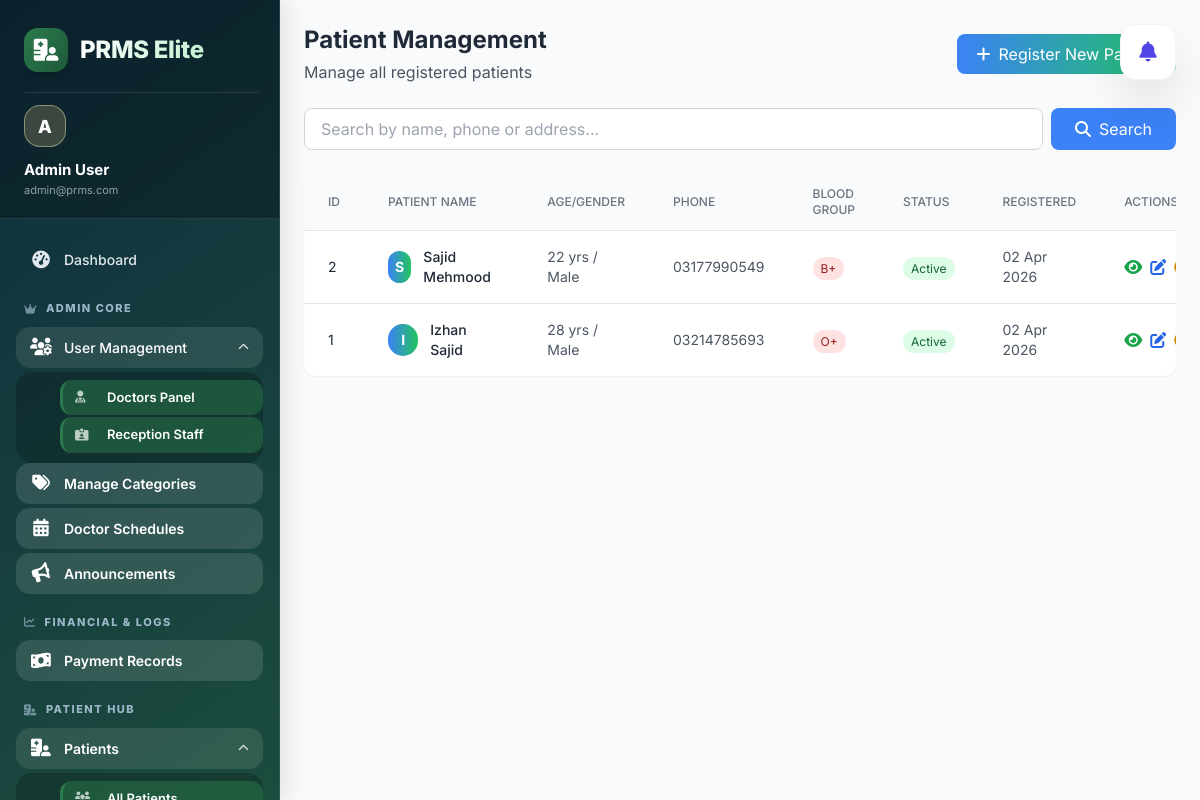
/admin/patients/index.php (signed in), run on an earlier commit of the app's database.
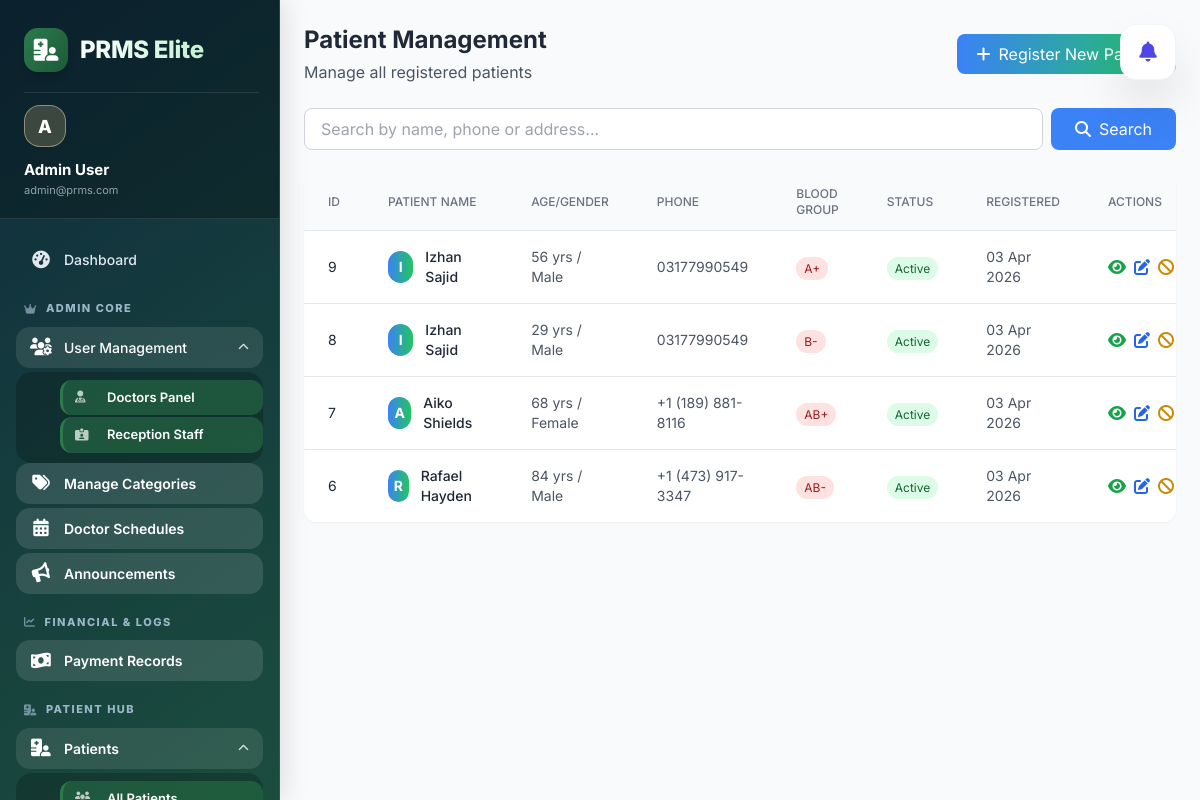
And on a later commit of the database.
### tables this page shows
CREATE TABLE `patients` (
  `id` int(11) NOT NULL,
  `name` varchar(100) DEFAULT NULL,
  `age` int(11) DEFAULT NULL,
  `weight` decimal(5,2) DEFAULT NULL,
  `disease` int(11) DEFAULT NULL,
  `gender` enum('male','female','other') DEFAULT NULL,
  `phone` varchar(20) DEFAULT NULL,
  `address` text DEFAULT NULL,
  `blood_group` varchar(10) DEFAULT NULL,
  `status` enum('active','inactive') DEFAULT 'active',
  `created_at` timestamp NOT NULL DEFAULT current_timestamp()
);

### admin/patients/index.php (the view, shortened to what the rows shown need)
<?php
require_once '../../config/db.php';
$where_clause = '';
$query = "SELECT * FROM patients $where_clause ORDER BY created_at DESC";
$result = mysqli_query($conn, $query);
include '../../includes/header.php';
?>
<div class="flex-1 overflow-y-auto bg-gray-50">
    <div class="p-6">
        <div class="flex justify-between items-center mb-6">
            <div>
                <h1 class="text-2xl font-bold text-gray-800">Patient Management</h1>
            </div>
        </div>
        <div class="bg-white rounded-xl shadow-sm overflow-hidden">
            <div class="overflow-x-auto">
                <table class="w-full">
                    <thead class="bg-gray-50 border-b">
                        <tr>
                            <th class="px-6 py-3 text-left text-xs font-medium text-gray-500 uppercase">ID</th>
                            <th class="px-6 py-3 text-left text-xs font-medium text-gray-500 uppercase">Patient Name</th>
                            <th class="px-6 py-3 text-left text-xs font-medium text-gray-500 uppercase">Age/Gender</th>
                            <th class="px-6 py-3 text-left text-xs font-medium text-gray-500 uppercase">Phone</th>
                            <th class="px-6 py-3 text-left text-xs font-medium text-gray-500 uppercase">Blood Group</th>
                            <th class="px-6 py-3 text-left text-xs font-medium text-gray-500 uppercase">Status</th>
                            <th class="px-6 py-3 text-left text-xs font-medium text-gray-500 uppercase">Registered</th>
                            <th class="px-6 py-3 text-left text-xs font-medium text-gray-500 uppercase">Actions</th>
                        </tr>
                    </thead>
                    <tbody class="divide-y divide-gray-200">
                        <?php if (mysqli_num_rows($result) > 0): ?>
                            <?php while ($patient = mysqli_fetch_assoc($result)): ?>
                                <tr class="hover:bg-gray-50 transition">
                                    <td class="px-6 py-4 text-sm text-gray-800"><?php echo $patient['id']; ?></td>
                                    <td class="px-6 py-4">
                                        <div class="flex items-center">
                                            <div class="w-8 h-8 rounded-full bg-gradient-to-r from-blue-500 to-green-500 flex items-center justify-center text-white text-sm font-bold">
                                                <?php echo strtoupper(substr($patient['name'], 0, 1)); ?>
                                            </div>
                                            <div class="ml-3">
                                                <p class="text-sm font-medium text-gray-800"><?php echo htmlspecialchars($patient['name']); ?></p>
                                            </div>
                                        </div>
                                    </td>
                                    <td class="px-6 py-4 text-sm text-gray-600">
                                        <?php echo $patient['age']; ?> yrs /
                                        <span class="capitalize"><?php echo $patient['gender']; ?></span>
                                    </td>
                                    <td class="px-6 py-4 text-sm text-gray-600"><?php echo htmlspecialchars($patient['phone']); ?></td>
                                    <td class="px-6 py-4">
                                        <?php if ($patient['blood_group']): ?>
                                            <span class="px-2 py-1 text-xs rounded-full bg-red-100 text-red-800">
                                                <?php echo htmlspecialchars($patient['blood_group']); ?>
                                            </span>
                                        <?php else: ?>
                                            <span class="text-gray-400 text-sm">Not specified</span>
                                        <?php endif; ?>
                                    </td>
                                    <td class="px-6 py-4">
                                        <span class="px-2 py-1 text-xs rounded-full
                                            <?php echo $patient['status'] == 'active' ? 'bg-green-100 text-green-800' : 'bg-red-100 text-red-800'; ?>">
                                            <?php echo ucfirst($patient['status']); ?>
                                        </span>
                                    </td>
                                    <td class="px-6 py-4 text-sm text-gray-600"><?php echo date('d M Y', strtotime($patient['created_at'])); ?></td>
                                    <td class="px-6 py-4">
                                        <div class="flex space-x-2">
                                            <a href="view.php?id=<?php echo $patient['id']; ?>"
                                                class="text-green-600 hover:text-green-800 transition" title="View Details">
                                                <i class="fas fa-eye"></i>
                                            </a>
                                            <a href="edit.php?id=<?php echo $patient['id']; ?>"
                                                class="text-blue-600 hover:text-blue-800 transition" title="Edit">
                                                <i class="fas fa-edit"></i>
                                            </a>
                                            <a href="?toggle&id=<?php echo $patient['id']; ?>"
                                                class="<?php echo $patient['status'] == 'active' ? 'text-yellow-600 hover:text-yellow-800' : 'text-green-600 hover:text-green-800'; ?> transition"
                                                title="<?php echo $patient['status'] == 'active' ? 'Deactivate' : 'Activate'; ?>">
                                                <i class="fas <?php echo $patient['status'] == 'active' ? 'fa-ban' : 'fa-check-circle'; ?>"></i>
                                            </a>
                                        </div>
                                    </td>
                                </tr>
                            <?php endwhile; ?>
                        <?php endif; ?>
                    </tbody>
                </table>
            </div>
        </div>
    </div>
</div>

What changed in the data, as far as the page shows it:
removed patients: id "2", name "S", name "Sajid Mehmood", age "22", gender "Male", phone "03177990549", blood_group "B+", status "Active", created_at "02 Apr 2026"
removed patients: id "1", name "I", name "Izhan Sajid", age "28", gender "Male", phone "03214785693", blood_group "O+", status "Active", created_at "02 Apr 2026"
added patients: id "9", name "I", name "Izhan Sajid", age "56", gender "Male", phone "03177990549", blood_group "A+", status "Active", created_at "03 Apr 2026"
added patients: id "8", name "I", name "Izhan Sajid", age "29", gender "Male", phone "03177990549", blood_group "B-", status "Active", created_at "03 Apr 2026"
added patients: id "7", name "A", name "Aiko Shields", age "68", gender "Female", phone "+1 (189) 881-8116", blood_group "AB+", status "Active", created_at "03 Apr 2026"
added patients: id "6", name "R", name "Rafael Hayden", age "84", gender "Male", phone "+1 (473) 917-3347", blood_group "AB-", status "Active", created_at "03 Apr 2026"
